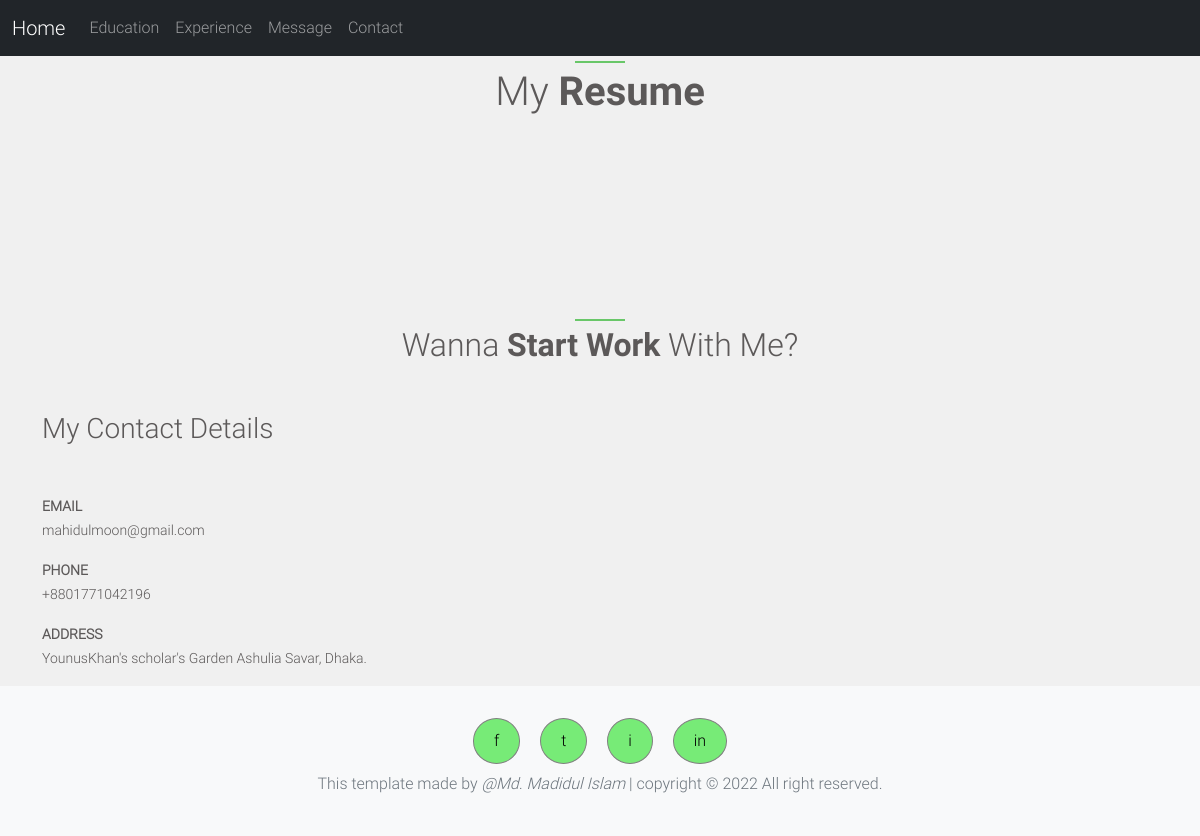
Page /contact/ on the committed database.
### crud/models.py (models this page shows, shortened)
class Details(models.Model):
    email = models.EmailField()
    phone = models.CharField(max_length=30)
    address = models.CharField(max_length=100)

### crud/views.py (the view)
# urls.py: path('contact/', views.contact, name='contact'),
def contact(request):
    return render(request, 'crud/contact.html', context)

### crud/templates/crud/contact.html
{% extends 'crud/base.html' %}
{% load static %}
{% block content %}
<div class="gap"></div>
    <div class="greenstep"></div>
    <h2 class="text-center mb-5">Wanna <span style="font-family: robotoBold;">Start Work</span> With Me? </h2>
<h3 class="mb-5">My Contact Details</h3>
{% if details %}
{% for details in details %}
    <div class="mb-3">
        <b><small>EMAIL</small></b><br>
        <small>{{ details.email }}</small>
    </div>
    <div class="mb-3">
        <b><small>PHONE</small></b><br>
        <small>{{ details.phone }}</small>
    </div>
    <div class="mb-3">
        <b><small>ADDRESS</small></b><br>
        <small>
           {{ details.address }}
        </small>
    </div>
    {% endfor %}
{% endif %}
{% endblock %}

### crud/static/crud/mystyle.css (style rules this page uses)
body { background-color: rgb(240,240,240); font-family: robotoLight; color:rgb(92, 89, 89); }
.greenstep { margin: 5px auto; width: 50px; height: 2px; background-color: rgb(105, 199, 105); }
.gap { height: 150px; }

### rows in the picture
Details: email "mahidulmoon@gmail.com", phone "+8801771042196", address "YounusKhan's scholar's Garden Ashulia Savar, Dhaka."
